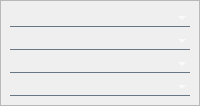
                              <widget class="QFrame" name="frame_22">
                               <property name="frameShape">
                                <enum>QFrame::StyledPanel</enum>
                               </property>
                               <property name="frameShadow">
                                <enum>QFrame::Raised</enum>
                               </property>
                               <layout class="QVBoxLayout" name="verticalLayout_17">
                                <property name="spacing">
                                 <number>6</number>
                                </property>
                                <property name="leftMargin">
                                 <number>9</number>
                                </property>
                                <property name="topMargin">
                                 <number>9</number>
                                </property>
                                <property name="rightMargin">
                                 <number>9</number>
                                </property>
                                <property name="bottomMargin">
                                 <number>9</number>
                                </property>
                                <item>
                                 <widget class="QComboBox" name="comboBox_9">
                                  <property name="minimumSize">
                                   <size>
                                    <width>120</width>
                                    <height>0</height>
                                   </size>
                                  </property>
                                  <property name="font">
                                   <font>
                                    <family>Arial</family>
                                    <weight>75</weight>
                                    <bold>true</bold>
                                   </font>
                                  </property>
                                  <property name="styleSheet">
                                   <string notr="true">background-color:rgba(0, 0, 0, 0);
border:none;
border-bottom:1px solid rgba(105, 118, 132, 255);
color:rgba(255, 255, 255, 230);</string>
                                  </property>
                                  <property name="currentText">
                                   <string/>
                                  </property>
                                 </widget>
                                </item>
                                <item>
                                 <widget class="QComboBox" name="comboBox_10">
                                  <property name="minimumSize">
                                   <size>
                                    <width>120</width>
                                    <height>0</height>
                                   </size>
                                  </property>
                                  <property name="font">
                                   <font>
                                    <family>Arial</family>
                                    <weight>75</weight>
                                    <bold>true</bold>
                                   </font>
                                  </property>
                                  <property name="styleSheet">
                                   <string notr="true">background-color:rgba(0, 0, 0, 0);
border:none;
border-bottom:1px solid rgba(105, 118, 132, 255);
color:rgba(255, 255, 255, 230);</string>
                                  </property>
                                 </widget>
                                </item>
                                <item>
                                 <widget class="QComboBox" name="comboBox_11">
                                  <property name="minimumSize">
                                   <size>
                                    <width>120</width>
                                    <height>0</height>
                                   </size>
                                  </property>
                                  <property name="font">
                                   <font>
                                    <family>Arial</family>
                                    <weight>75</weight>
                                    <bold>true</bold>
                                   </font>
                                  </property>
                                  <property name="styleSheet">
                                   <string notr="true">background-color:rgba(0, 0, 0, 0);
border:none;
border-bottom:1px solid rgba(105, 118, 132, 255);
color:rgba(255, 255, 255, 230);</string>
                                  </property>
                                 </widget>
                                </item>
                                <item>
                                 <widget class="QComboBox" name="comboBox_12">
                                  <property name="minimumSize">
                                   <size>
                                    <width>120</width>
                                    <height>0</height>
                                   </size>
                                  </property>
                                  <property name="font">
                                   <font>
                                    <family>Arial</family>
                                    <weight>75</weight>
                                    <bold>true</bold>
                                   </font>
                                  </property>
                                  <property name="styleSheet">
                                   <string notr="true">background-color:rgba(0, 0, 0, 0);
border:none;
border-bottom:1px solid rgba(105, 118, 132, 255);
color:rgba(255, 255, 255, 230);</string>
                                  </property>
                                 </widget>
                                </item>
                               </layout>
                              </widget>
